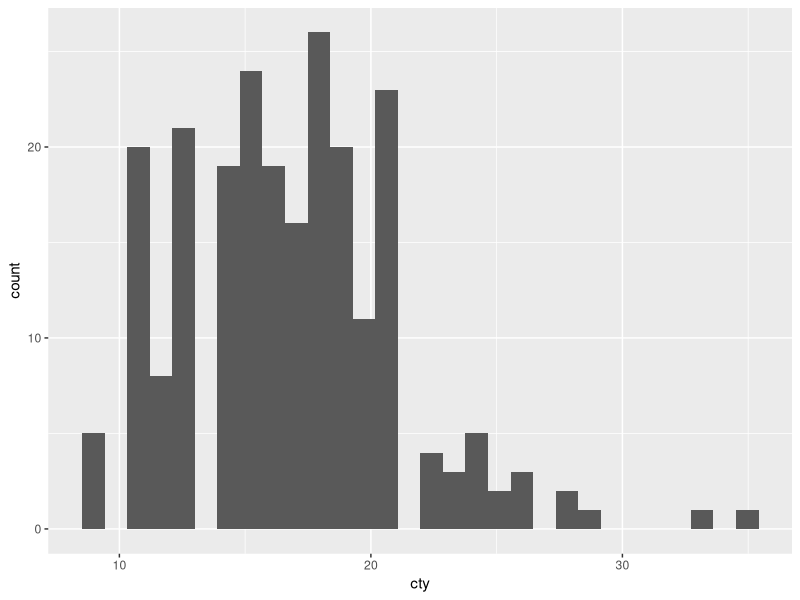
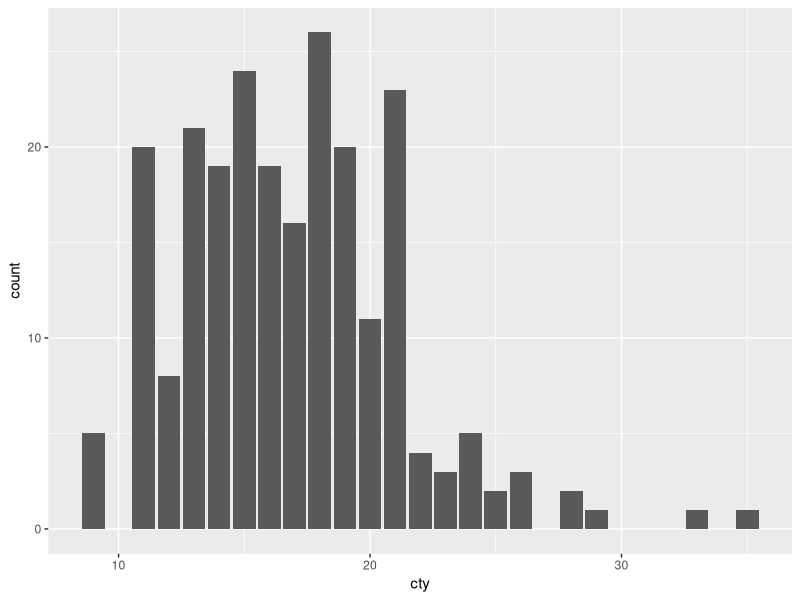

These charts were generated, in order, by the following R code:
library(tidyverse)

data()
view(mpg)

?mpg

glimpse(mpg)

?filter

mpg2 <- filter(mpg, cty >= 20)

view(mpg2)

mpg_ford <- filter(mpg, manufacturer == "ford")

view(mpg_ford)

mpg_metric <- mutate(mpg, cty_metric = 0.425144 * cty)

view(mpg_metric)

glimpse(mpg_metric)

View(mpg)

mpg %>% 
  group_by(class) %>%
  summarise(mean(cty),
            median(cty))

ggplot(mpg, aes(x = cty)) + geom_histogram()

ggplot(mpg, aes(x = cty)) + geom_bar()


